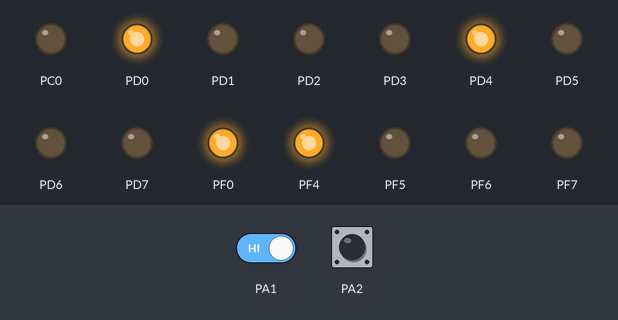
A program run on a simulated ATmega128, built with avr-gcc and emulated at 16 MHz. Shown: output pins drawn as LEDs (lit = HIGH). Inputs (shaded band) come from the test bench; at power-on: PA1 HIGH, PA2 HIGH.

Above: at 1.2 s.
1.3 s: PA1 driven LOW
4.3 s: PA2 pulled LOW for 0.15 s
At 5.3 s:
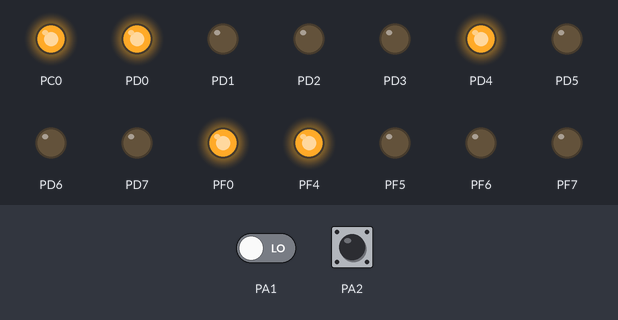
5.9 s: PA2 pulled LOW for 1 s
At 6.9 s:
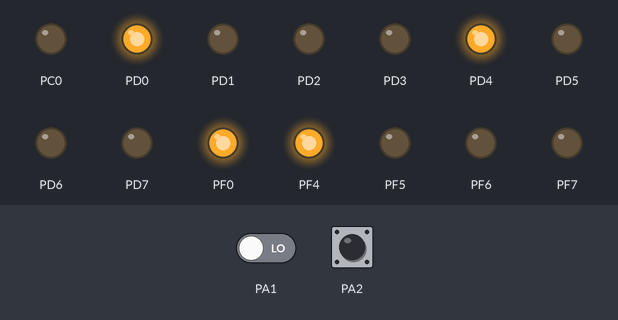
9.9 s: PA2 pulled LOW for 3.2 s
At 11.2 s:
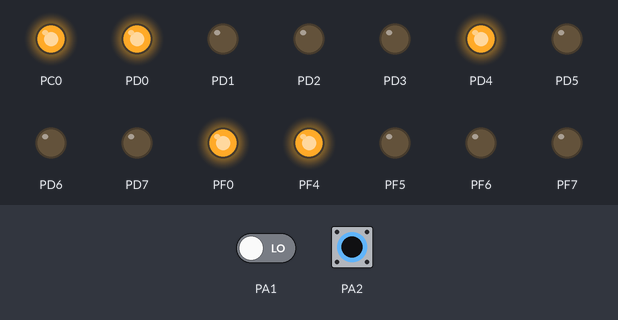
14.6 s: PA1 driven HIGH
At 15.8 s:
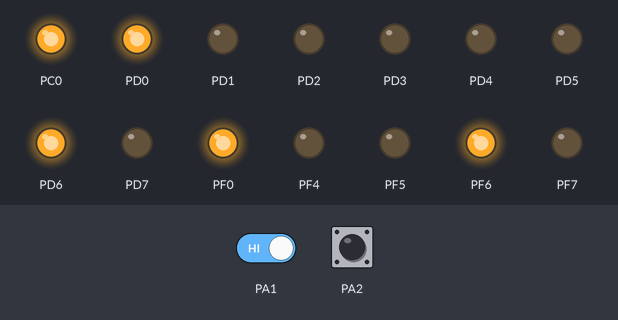
16.1 s: PA2 pulled LOW for 0.15 s
At 16.6 s:
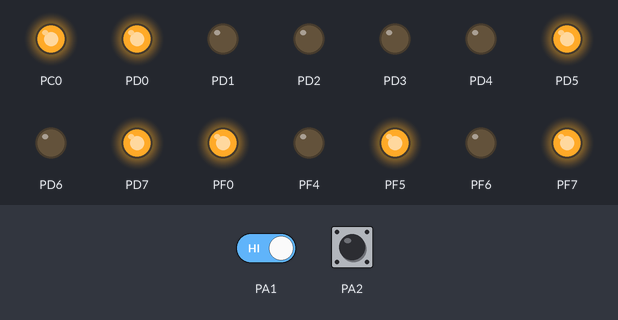
Timing chart, 0 to 18.7 s (numbered marks = the images above; inputs shaded):
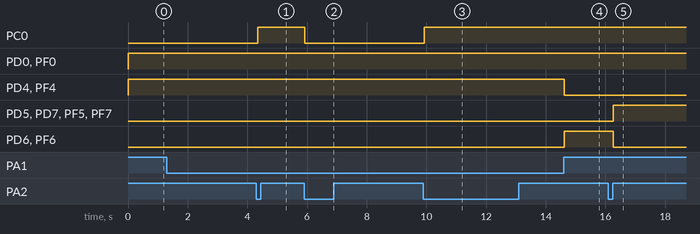

The program:

main.c
```c
/*
 * button_traffic_light.c
 *
 * Created: 2019-03-30 토 오후 1:53:51
 * Author : 이제호
 */
#define F_CPU 16000000UL
#include <avr/io.h>
#include <util/delay.h>

unsigned char h_light[4] = {0x10, 0x40, 0xA0, 0xC0};
unsigned char v_light[4] = {0x08, 0x02, 0x05, 0x03};		//녹 -> 황 -> 적/화 -> 황
unsigned char delay_time[4] = {50, 10, 30, 10};

void delay_100(){
	_delay_ms(100);
}

void traffic_light(uint8_t *number, uint8_t *direction){

	if(*direction == 0){		//수평방향 신호일 경우,
		PORTD = h_light[*number] | 0x01;
		PORTF = h_light[*number] | 0x01;
	}
	else if(*direction == 1){		//수직방향 신호일 경우,
		PORTD = v_light[*number] | 0x80;
		PORTF = v_light[*number] | 0x80;
	}
}

uint8_t button_read(uint8_t *prev, uint8_t *current){
	uint8_t switch_val = PINA & 0x06;
	*current = 0;
	if(switch_val == 0x00){		//버튼 1번이 눌렸을 경우,
		_delay_ms(20);
		*current = 1;
		if((*current == 1) && (*prev == 0)){		//버튼이 눌려있고, 이전상태가 0인경우,
			return 1;
		}
	}
	else if(switch_val == 0x06){	//버튼 2번이 눌렸을 경우,
		_delay_ms(20);
		*current = 1;
		if((*current == 1) && (*prev == 0)){
			return 2;
		}
	}
	return 0;		//아무것도 눌리지 않았을 경우,
}

int main(void){
	DDRA = 0x00;
	DDRD = 0xFF;
	DDRF = 0xFF;
	DDRC = 0x01;		//수동버튼 동작 테스트용.
	PORTA = 0x0FF;

	uint8_t button_value = 0;
	uint8_t btn_prev = 0, btn_current = 0;
	uint8_t light_number = 0, light_dir = 0;		//신호 순서, 출력 방향 저장 변수. 출력방향 -> 0 : 수평신호, 1 : 수직신호.
	uint8_t mode = 0;		//자동,수동모드 결정. 0 : 자동, 1 : 수동.
	int i = 0;

	while (1) {
		if(mode == 0){		//자동모드
			for(; light_number < 4; light_number++){
				traffic_light(&light_number, &light_dir);		//신호등 상태, 신호등 방향으로 신호등 점등.
				for(i = 0; i < delay_time[light_number]; i++){	//각 신호등 상태마다 설정된 delay 수행.
					button_value = button_read(&btn_prev, &btn_current);		//자동모드에서 중간에 버튼 입력을 받기 위함.
					btn_prev = btn_current;
					if(button_value == 1)
					break;									//딜레이 도중, 1번 버튼 눌리면 수동모드로 전환.
					delay_100();
				}
				if(button_value == 1){		//2중 반복문 break;
					mode ^= 0x01;		//모드 변경
					break;
				}
			}
			if(button_value != 1){		//모드변경 버튼이 눌리지 않았을 경우에만 실행하기 위함.
				light_number = 0;
				light_dir ^= 0x01;
			}
		}

		else if(mode == 1){		//수동모드
			button_value = button_read(&btn_prev, &btn_current);
			btn_prev = btn_current;
			if(button_value == 1){		//모드 선택버튼이 눌렸을 경우,
				mode ^= 0x01;
			}
			else if(button_value == 2){		//수동조작 버튼이 눌렸을 경우,
				light_number++;
				if(light_number > 3){		//신호등 패턴을 초과했을 경우,
					light_number = 0;
					light_dir ^= 0x01;		//수직, 수평 방향 전환
				}
				traffic_light(&light_number, &light_dir);
			}
		}
		PORTC = mode;		//모드 상태 LED로 출력
	}
}
```

Measured:
- after the input at 1.3 s, every drawn part: stays the same
- after the input at 4.3 s, PC0: LOW → HIGH at once; PD4, PF4: stays HIGH (without the input it goes to LOW after 0.92 s); PD6, PF6: stays LOW (without the input it goes to HIGH after 0.92 s)
- after the input at 5.9 s, PC0: HIGH → LOW at once
- after the input at 9.9 s, PC0: LOW → HIGH at once; PD4, PF4: stays HIGH (without the input it goes to LOW after 1.2 s); PD5, PD7, PF5, PF7: stays LOW (without the input it goes to HIGH after 2.2 s); PD6, PF6: stays LOW (without the input it goes to HIGH after 1.2 s)
- after the input at 14.6 s, PD4, PF4: HIGH → LOW at once; PD6, PF6: LOW → HIGH at once
- after the input at 16.1 s, PD5, PD7, PF5, PF7: LOW → HIGH after 0.17 s; PD6, PF6: HIGH → LOW after 0.17 s
